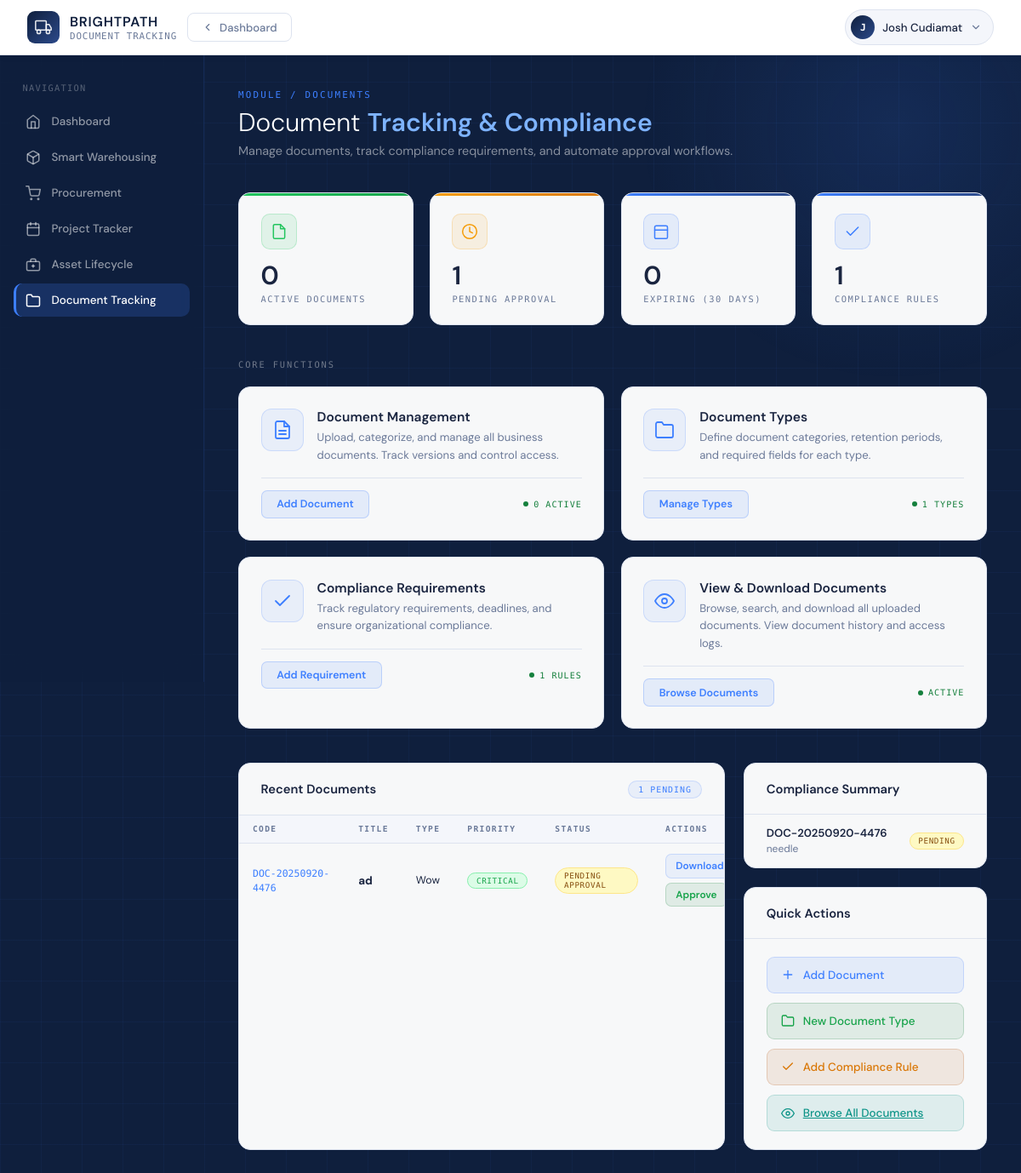
The page /staff/dtlrs.php (signed in) on the database its author committed.
### tables this page shows
CREATE TABLE `documents` (
  `id` int(11) NOT NULL,
  `document_code` varchar(100) NOT NULL,
  `document_type_id` int(11) NOT NULL,
  `title` varchar(500) NOT NULL,
  `description` text DEFAULT NULL,
  `file_path` varchar(500) DEFAULT NULL,
  `file_name` varchar(255) DEFAULT NULL,
  `file_size` bigint(20) DEFAULT NULL,
  `file_type` varchar(50) DEFAULT NULL,
  `version` decimal(3,2) DEFAULT 1.00,
  `status` enum('draft','active','archived','expired','pending_approval') DEFAULT 'draft',
  `priority` enum('low','medium','high','critical') DEFAULT 'medium',
  `tags` text DEFAULT NULL,
  `created_by` varchar(255) NOT NULL,
  `approved_by` varchar(255) DEFAULT NULL,
  `approved_at` timestamp NULL DEFAULT NULL,
  `expiry_date` date DEFAULT NULL,
  `related_project_id` int(11) DEFAULT NULL,
  `related_po_id` int(11) DEFAULT NULL,
  `related_supplier_id` int(11) DEFAULT NULL,
  `metadata` longtext DEFAULT NULL CHECK (json_valid(`metadata`)),
  `created_at` timestamp NOT NULL DEFAULT current_timestamp(),
  `updated_at` timestamp NOT NULL DEFAULT current_timestamp() ON UPDATE current_timestamp()
);

CREATE TABLE `document_types` (
  `id` int(11) NOT NULL,
  `type_name` varchar(255) NOT NULL,
  `description` text DEFAULT NULL,
  `required_fields` longtext DEFAULT NULL CHECK (json_valid(`required_fields`)),
  `retention_period_days` int(11) DEFAULT 365,
  `is_active` tinyint(1) DEFAULT 1,
  `created_at` timestamp NOT NULL DEFAULT current_timestamp()
);

CREATE TABLE `document_compliance` (
  `id` int(11) NOT NULL,
  `document_id` int(11) NOT NULL,
  `requirement_id` int(11) NOT NULL,
  `compliance_status` enum('compliant','non_compliant','pending','not_applicable') DEFAULT 'pending',
  `due_date` date DEFAULT NULL,
  `completed_date` date DEFAULT NULL,
  `evidence_document_id` int(11) DEFAULT NULL,
  `notes` text DEFAULT NULL,
  `last_reviewed_by` varchar(255) DEFAULT NULL,
  `last_reviewed_at` timestamp NULL DEFAULT NULL,
  `created_at` timestamp NOT NULL DEFAULT current_timestamp(),
  `updated_at` timestamp NOT NULL DEFAULT current_timestamp() ON UPDATE current_timestamp()
);

CREATE TABLE `compliance_requirements` (
  `id` int(11) NOT NULL,
  `requirement_name` varchar(255) NOT NULL,
  `description` text DEFAULT NULL,
  `regulatory_body` varchar(255) DEFAULT NULL,
  `requirement_type` enum('mandatory','optional','recommended') DEFAULT 'mandatory',
  `applicable_document_types` longtext DEFAULT NULL CHECK (json_valid(`applicable_document_types`)),
  `deadline_type` enum('fixed','recurring','event_based') DEFAULT 'fixed',
  `recurring_period_days` int(11) DEFAULT NULL,
  `penalty_description` text DEFAULT NULL,
  `is_active` tinyint(1) DEFAULT 1,
  `created_at` timestamp NOT NULL DEFAULT current_timestamp()
);

### staff/dtlrs.php (the view, shortened to what this page needs)
<?php
require_once 'includes/db.php';
try {
    $active_documents      = $pdo->query("SELECT COUNT(*) FROM documents WHERE status='active'")->fetchColumn();
    $pending_approval      = $pdo->query("SELECT COUNT(*) FROM documents WHERE status='pending_approval'")->fetchColumn();
    $expiring_soon         = $pdo->query("SELECT COUNT(*) FROM documents WHERE expiry_date IS NOT NULL AND expiry_date<=DATE_ADD(CURDATE(),INTERVAL 30 DAY) AND status='active'")->fetchColumn();
    $compliance_reqs_count = $pdo->query("SELECT COUNT(*) FROM compliance_requirements WHERE is_active=1")->fetchColumn();
    $recent_documents      = $pdo->query("SELECT d.*,dt.type_name FROM documents d LEFT JOIN document_types dt ON d.document_type_id=dt.id ORDER BY d.created_at DESC LIMIT 10")->fetchAll();
    $document_types        = $pdo->query("SELECT * FROM document_types WHERE is_active=1 ORDER BY type_name")->fetchAll();
    $compliance_tracking   = $pdo->query("SELECT dc.*,d.title as document_title,d.document_code,cr.requirement_name FROM document_compliance dc JOIN documents d ON dc.document_id=d.id JOIN compliance_requirements cr ON dc.requirement_id=cr.id ORDER BY dc.due_date ASC,dc.compliance_status ASC")->fetchAll();
} catch (PDOException $e) {
    $active_documents = $pending_approval = $expiring_soon = $compliance_reqs_count = 0;
    $recent_documents = $document_types = $compliance_reqs = $compliance_tracking = $projects_list = $po_list = $suppliers_list = $workflows = [];
    $error_message = "Database error: " . $e->getMessage();
}
include 'includes/head.php';
?>
<body>
<?php include 'includes/topbar.php'; ?>
<div class="layout">
<?php include 'includes/sidebar.php'; ?>
<main class="main-content">
    <div class="page-title">
        <span class="page-title-tag">Module / Documents</span>
        <h1>Document <strong>Tracking &amp; Compliance</strong></h1>
        <p>Manage documents, track compliance requirements, and automate approval workflows.</p>
    </div>
    <div class="stats-row">
        <div class="stat-card success"><div class="stat-icon-wrap"><svg viewBox="0 0 24 24"><path d="M14 2H6a2 2 0 00-2 2v16a2 2 0 002 2h12a2 2 0 002-2V8z"/><polyline points="14 2 14 8 20 8"/></svg></div><div class="stat-value"><?php echo $active_documents; ?></div><div class="stat-label">Active Documents</div></div>
        <div class="stat-card <?php echo $pending_approval>0?'warn':''; ?>"><div class="stat-icon-wrap"><svg viewBox="0 0 24 24"><circle cx="12" cy="12" r="10"/><polyline points="12 6 12 12 16 14"/></svg></div><div class="stat-value"><?php echo $pending_approval; ?></div><div class="stat-label">Pending Approval</div></div>
        <div class="stat-card <?php echo $expiring_soon>0?'danger':''; ?>"><div class="stat-icon-wrap"><svg viewBox="0 0 24 24"><rect x="3" y="4" width="18" height="18" rx="2"/><line x1="3" y1="10" x2="21" y2="10"/></svg></div><div class="stat-value"><?php echo $expiring_soon; ?></div><div class="stat-label">Expiring (30 days)</div></div>
        <div class="stat-card"><div class="stat-icon-wrap"><svg viewBox="0 0 24 24"><polyline points="20 6 9 17 4 12"/></svg></div><div class="stat-value"><?php echo $compliance_reqs_count; ?></div><div class="stat-label">Compliance Rules</div></div>
    </div>
    <span class="section-label">Core Functions</span>
    <div class="functions-grid">
        <div class="fn-card" onclick="openModal('addDocumentModal')">
            <div class="fn-card-top"><div class="fn-icon"><svg viewBox="0 0 24 24"><path d="M14 2H6a2 2 0 00-2 2v16a2 2 0 002 2h12a2 2 0 002-2V8z"/><polyline points="14 2 14 8 20 8"/><line x1="16" y1="13" x2="8" y2="13"/><line x1="16" y1="17" x2="8" y2="17"/></svg></div>
            <div><div class="fn-title">Document Management</div><div class="fn-desc">Upload, categorize, and manage all business documents. Track versions and control access.</div></div></div>
            <div class="fn-card-foot"><button class="fn-btn" onclick="event.stopPropagation();openModal('addDocumentModal')">Add Document</button><div class="fn-status"><div class="fn-status-dot"></div><?php echo $active_documents; ?> Active</div></div>
        </div>
        <div class="fn-card" onclick="openModal('addDocTypeModal')">
            <div class="fn-card-top"><div class="fn-icon"><svg viewBox="0 0 24 24"><path d="M22 19a2 2 0 01-2 2H4a2 2 0 01-2-2V5a2 2 0 012-2h5l2 3h9a2 2 0 012 2z"/></svg></div>
            <div><div class="fn-title">Document Types</div><div class="fn-desc">Define document categories, retention periods, and required fields for each type.</div></div></div>
            <div class="fn-card-foot"><button class="fn-btn" onclick="event.stopPropagation();openModal('addDocTypeModal')">Manage Types</button><div class="fn-status"><div class="fn-status-dot"></div><?php echo count($document_types); ?> Types</div></div>
        </div>
        <div class="fn-card" onclick="openModal('addComplianceModal')">
            <div class="fn-card-top"><div class="fn-icon"><svg viewBox="0 0 24 24"><polyline points="20 6 9 17 4 12"/></svg></div>
            <div><div class="fn-title">Compliance Requirements</div><div class="fn-desc">Track regulatory requirements, deadlines, and ensure organizational compliance.</div></div></div>
            <div class="fn-card-foot"><button class="fn-btn" onclick="event.stopPropagation();openModal('addComplianceModal')">Add Requirement</button><div class="fn-status"><div class="fn-status-dot"></div><?php echo $compliance_reqs_count; ?> Rules</div></div>
        </div>
        <div class="fn-card" onclick="window.location.href='view_document.php'">
            <div class="fn-card-top"><div class="fn-icon"><svg viewBox="0 0 24 24"><path d="M1 12s4-8 11-8 11 8 11 8-4 8-11 8-11-8-11-8z"/><circle cx="12" cy="12" r="3"/></svg></div>
            <div><div class="fn-title">View &amp; Download Documents</div><div class="fn-desc">Browse, search, and download all uploaded documents. View document history and access logs.</div></div></div>
            <div class="fn-card-foot"><button class="fn-btn" onclick="event.stopPropagation();window.location.href='view_document.php'">Browse Documents</button><div class="fn-status"><div class="fn-status-dot"></div>Active</div></div>
        </div>
    </div>
    <div class="bottom-grid">
        <div class="panel">
            <div class="panel-header">
                <span class="panel-title">Recent Documents</span>
                <span class="panel-badge"><?php echo $pending_approval; ?> pending</span>
            </div>
            <div class="tbl-wrap">
                <table class="data-table">
                    <thead><tr><th>Code</th><th>Title</th><th>Type</th><th>Priority</th><th>Status</th><th>Actions</th></tr></thead>
                    <tbody>
                        <?php if (empty($recent_documents)): ?><tr><td colspan="6" class="empty-td">No documents yet. <a href="#" onclick="openModal('addDocumentModal');return false;">Add your first →</a></td></tr>
                        <?php else: foreach ($recent_documents as $doc): ?>
                        <tr>
                            <td><span class="item-code"><?php echo htmlspecialchars($doc['document_code']); ?></span></td>
                            <td><strong><?php echo htmlspecialchars($doc['title']); ?></strong></td>
                            <td style="font-size:.78rem;"><?php echo htmlspecialchars($doc['type_name']??'—'); ?></td>
                            <td><span class="badge badge-<?php echo $doc['priority']==='urgent'?'danger':($doc['priority']==='high'?'warn':'normal'); ?>"><?php echo ucfirst($doc['priority']??'normal'); ?></span></td>
                            <td><span class="badge badge-<?php echo $doc['status']==='active'?'normal':($doc['status']==='pending_approval'?'warn':($doc['status']==='expired'?'danger':'inactive')); ?>"><?php echo ucfirst(str_replace('_',' ',$doc['status'])); ?></span></td>
                            <td>
                                <div class="btn-row">
                                    <?php if ($doc['file_path']): ?><a href="download_document.php?id=<?php echo $doc['id']; ?>" class="btn btn-ghost btn-sm">Download</a><?php endif; ?>
                                    <?php if ($doc['status']==='pending_approval'): ?>
                                    <form method="POST" style="display:inline"><button type="submit" class="btn btn-green btn-sm" onclick="return confirm('Approve this document?')">Approve</button></form>
                                    <?php endif; ?>
                                </div>
                            </td>
                        </tr>
                        <?php endforeach; endif; ?>
                    </tbody>
                </table>
            </div>
        </div>
        <div class="sidebar-stack">
            <div class="panel">
                <div class="panel-header"><span class="panel-title">Compliance Summary</span></div>
                <?php if (empty($compliance_tracking)): ?><div class="empty-td" style="padding:1.5rem;text-align:center;">No compliance tracking data.</div>
                <?php else: foreach (array_slice($compliance_tracking,0,6) as $ct): ?>
                <div class="list-item">
                    <div><div class="li-title" style="font-size:.82rem;"><?php echo htmlspecialchars($ct['document_code']); ?></div><div class="li-sub"><?php echo htmlspecialchars($ct['requirement_name']); ?></div></div>
                    <span class="badge badge-<?php echo $ct['compliance_status']==='compliant'?'normal':($ct['compliance_status']==='non_compliant'?'danger':'warn'); ?>"><?php echo ucfirst(str_replace('_',' ',$ct['compliance_status'])); ?></span>
                </div>
                <?php endforeach; endif; ?>
            </div>
            <div class="panel">
                <div class="panel-header"><span class="panel-title">Quick Actions</span></div>
                <div class="qa-list">
                    <button class="qa-btn qa-blue" onclick="openModal('addDocumentModal')"><svg viewBox="0 0 24 24"><line x1="12" y1="5" x2="12" y2="19"/><line x1="5" y1="12" x2="19" y2="12"/></svg>Add Document</button>
                    <button class="qa-btn qa-green" onclick="openModal('addDocTypeModal')"><svg viewBox="0 0 24 24"><path d="M22 19a2 2 0 01-2 2H4a2 2 0 01-2-2V5a2 2 0 012-2h5l2 3h9a2 2 0 012 2z"/></svg>New Document Type</button>
                    <button class="qa-btn qa-orange" onclick="openModal('addComplianceModal')"><svg viewBox="0 0 24 24"><polyline points="20 6 9 17 4 12"/></svg>Add Compliance Rule</button>
                    <a href="view_document.php" class="qa-btn qa-teal"><svg viewBox="0 0 24 24"><path d="M1 12s4-8 11-8 11 8 11 8-4 8-11 8-11-8-11-8z"/><circle cx="12" cy="12" r="3"/></svg>Browse All Documents</a>
                </div>
            </div>
        </div>
    </div>
</main>
</div>
<?php include 'includes/footer.php'; ?>

### rows shown on the page
documents: document_code "DOC-20250920-4476", title "ad", document_type.type_name "Wow", priority "CRITICAL", status "PENDING APPROVAL"
document_compliance: document.document_code "DOC-20250920-4476", requirement.requirement_name "needle", compliance_status "PENDING"

### other values the page prints
$module_subtitle "DOCUMENT TRACKING"
$back_btn_label "Dashboard"
$__initial "J"
$user_name "Josh Cudiamat"
$item['label'] "Dashboard"
$item['label'] "Smart Warehousing"
$item['label'] "Procurement"
$item['label'] "Project Tracker"
$item['label'] "Asset Lifecycle"
$item['label'] "Document Tracking"
$active_documents "0"
$pending_approval "1"
$expiring_soon "0"
$compliance_reqs_count "1"
count($document_types) "1"
